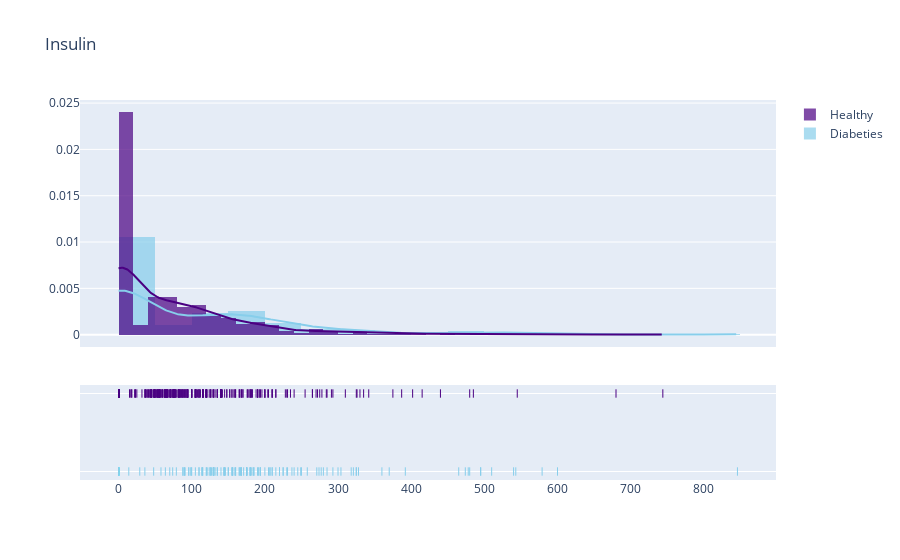

Write notebook code for a chart like this one.
### Code cell
density_plot('Insulin',0)

### Figure 1 — Plotly figure (JSON) as saved in the notebook; plotly's stock layout.template omitted (floating-point values rounded to 4 significant figures; data arrays with more than 128 entries replaced by an {"elided": "..."} marker saying what was removed)
{"data": [{"autobinx": false, "histnorm": "probability density", "legendgroup": "Diabeties", "marker": {"color": "skyblue"}, "name": "Diabeties", "opacity": 0.7, "type": "histogram", "x": {"elided": "268 int values"}, "xaxis": "x", "xbins": {"end": 846, "size": 0, "start": 0}, "yaxis": "y"}, {"autobinx": false, "histnorm": "probability density", "legendgroup": "Healthy", "marker": {"color": "indigo"}, "name": "Healthy", "opacity": 0.7, "type": "histogram", "x": {"elided": "500 int values"}, "xaxis": "x", "xbins": {"end": 744, "size": 0, "start": 0}, "yaxis": "y"}, {"legendgroup": "Diabeties", "marker": {"color": "skyblue"}, "mode": "lines", "name": "Diabeties", "showlegend": false, "type": "scatter", "x": {"elided": "500 float values"}, "xaxis": "x", "y": {"elided": "500 float values"}, "yaxis": "y"}, {"legendgroup": "Healthy", "marker": {"color": "indigo"}, "mode": "lines", "name": "Healthy", "showlegend": false, "type": "scatter", "x": {"elided": "500 float values"}, "xaxis": "x", "y": {"elided": "500 float values"}, "yaxis": "y"}, {"legendgroup": "Diabeties", "marker": {"color": "skyblue", "symbol": "line-ns-open"}, "mode": "markers", "name": "Diabeties", "showlegend": false, "type": "scatter", "x": {"elided": "268 int values"}, "xaxis": "x", "y": {"elided": "268 str values"}, "yaxis": "y2"}, {"legendgroup": "Healthy", "marker": {"color": "indigo", "symbol": "line-ns-open"}, "mode": "markers", "name": "Healthy", "showlegend": false, "type": "scatter", "x": {"elided": "500 int values"}, "xaxis": "x", "y": {"elided": "500 str values"}, "yaxis": "y2"}], "layout": {"barmode": "overlay", "hovermode": "closest", "legend": {"traceorder": "reversed"}, "title": {"text": "Insulin"}, "xaxis": {"anchor": "y2", "domain": [0, 1], "zeroline": false}, "yaxis": {"anchor": "free", "domain": [0.35, 1], "position": 0}, "yaxis2": {"anchor": "x", "domain": [0, 0.25], "dtick": 1, "showticklabels": false}}}
